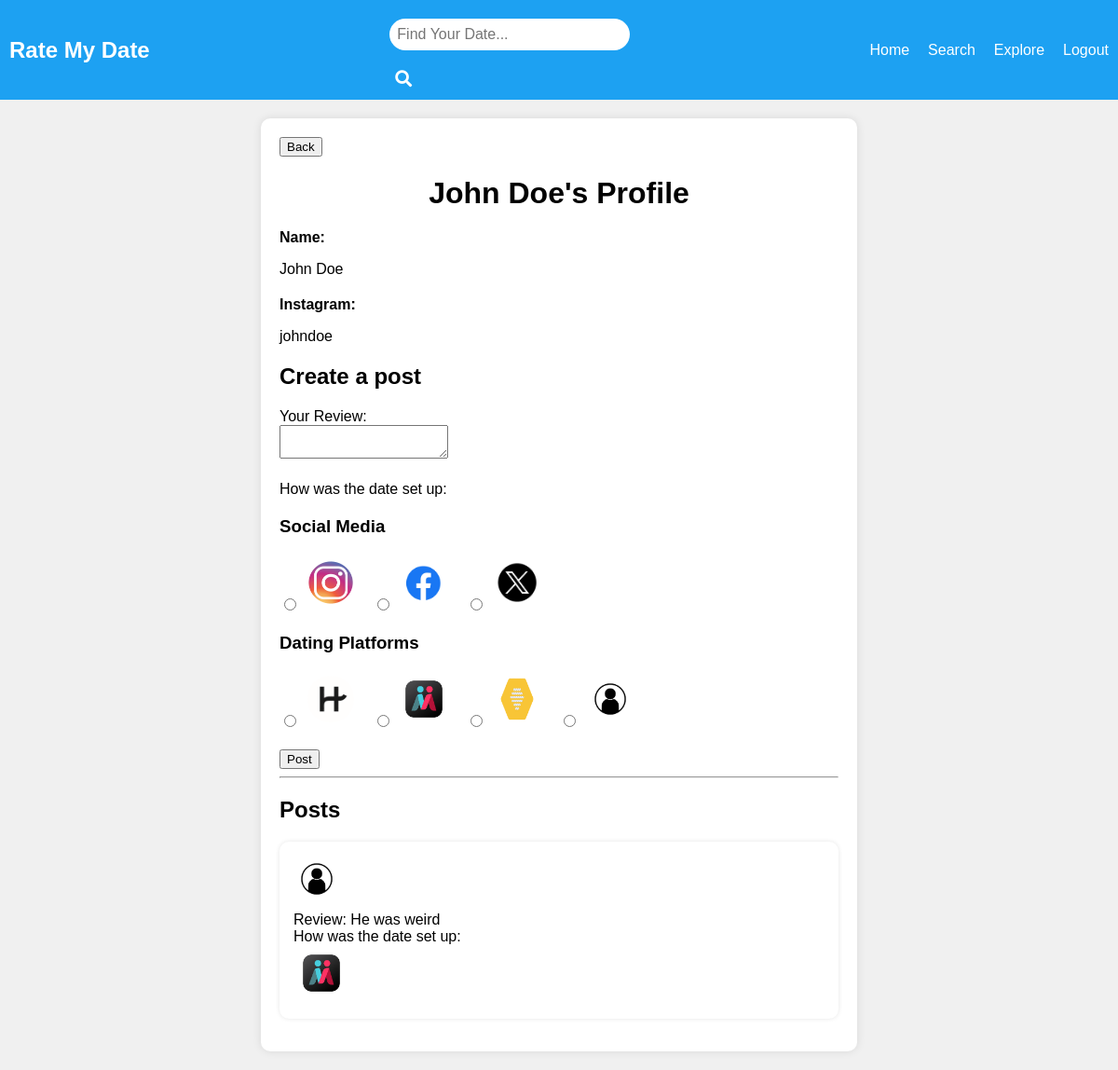
Page /viewperson/17/ (signed in) on the earlier database version.
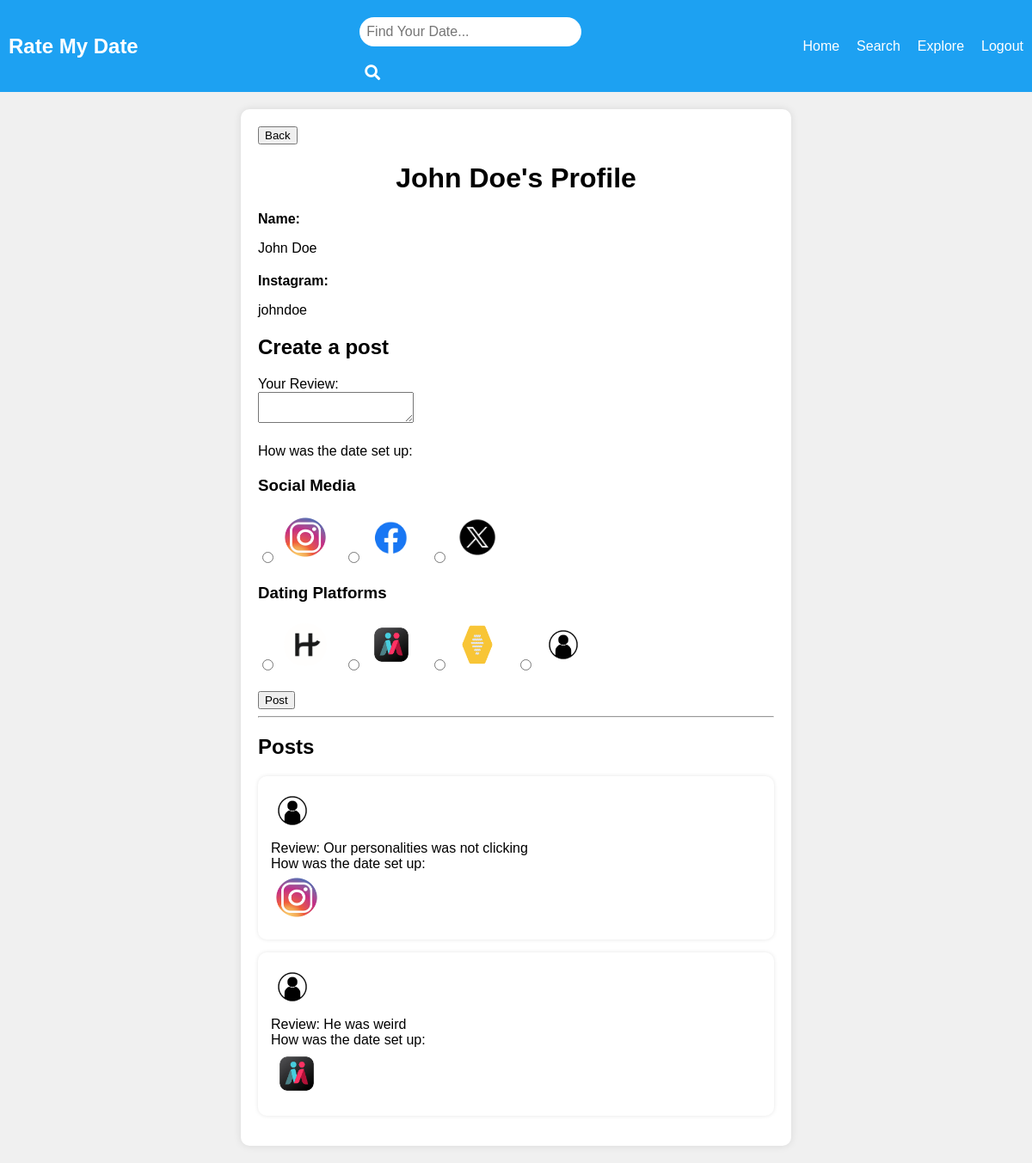
Same page on the later database version.
### rmd_web/models.py (models this page shows, shortened)
class Post(models.Model):
    user = models.ForeignKey(User, on_delete=models.CASCADE, null=True)
    person = models.ForeignKey(Person, on_delete=models.CASCADE, null=True)
    content = models.TextField(default='')
    how_met = models.CharField(max_length=100, null=True)
    agree = models.IntegerField(default=0)
    disagree = models.IntegerField(default=0)
    created_at = models.DateTimeField(default=timezone.now, editable=False, blank=True)  # Set default value to current date and time

### rmd_web/views.py (the view)
# urls.py: path('viewperson/', views.view_person, name='viewperson'),
@login_required
def view_person(request, person_id):
    person = get_object_or_404(Person, pk=person_id)
    recent_posts = Post.objects.filter(person=person).order_by('-created_at')
    if request.method == 'POST':
        post_form = PostForm(request.POST)
        if post_form.is_valid():
            print("Form data:", request.POST)  # Print form data for debugging
            post = post_form.save(commit=False)
            post.person = person
            post.user = request.user
            post.save()
            messages.success(request, 'Post submitted successfully.')
            return redirect('viewperson', person_id=person_id)
        else:
            print("Form errors:", post_form.errors)  # Print form errors for debugging
            messages.error(request, 'Failed to submit post. Please check the form.')
    else:
        post_form = PostForm()
    context = {
        'user': request.user,
        'person': person,
        'post_form': post_form,
        'recent_posts': recent_posts
    }
    return render(request, 'view_person.html', context=context)

### rmd_web/forms.py
class PostForm(forms.ModelForm):
    class Meta:
        model = Post
        fields = ['content', 'how_met']

### rmd_web/context_processors.py (called while the page is built)
def user_context(request):
    return {'user': request.user}

### rmd_web/templates/view_person.html (shortened to what the changed rows need)
{% extends "master.html" %}
{% load static %}
{% block content %}
<link rel="stylesheet" href="{% static '/css/view_person.css' %}">
<div class="container-dpp">
    <h1 class="h1-dpp">{{ person.first_name }} {{ person.last_name }}'s Profile</h1>
    <div class="posts-section-dpp">
        <h2>Create a post</h2>
        <h2>Posts</h2>
        {% for post in recent_posts %}
    <div class="tweet">
        <div class="tweet-content">
            <img src="{% static '/images/anonymous_user.jpg'%}" alt="Profile Picture">
        </div>
        <div class="tweet-text">
            <label>Review:</label>
            {{ post.content }}
            <br>
            <label>How was the date set up:</label><br>
            {% if post.how_met == "Bumble"%}
                <label class="icon-label" for="bumble"><img src="{% static '/images/bumble_icon.png' %}" alt="Facebook Icon"></label><br>
            {% elif post.how_met == "Hinge"%}
                <label class="icon-label" for="hinge"><img src="{% static '/images/hinge_icon.png' %}" alt="Facebook Icon"></label><br>
            {% elif post.how_met == "Mutual"%}
                <label class="icon-label" for="mutual"><img src="{% static '/images/mutual_icon.png' %}" alt="Facebook Icon"></label><br>
            {% elif post.how_met == "Instagram"%}
                <label class="icon-label" for="instagram"><img src="{% static '/images/instagram_icon.png' %}" alt="Instagram Icon"></label>
            {% elif post.how_met == "Facebook"%}
                <label class="icon-label" for="facebook"><img src="{% static '/images/facebook_icon.png' %}" alt="Facebook Icon"></label>
            {% elif post.how_met == "Twitter"%}
                <label class="icon-label" for="twitter"><img src="{% static '/images/twitter_x_icon.png' %}" alt="Twitter Icon"></label>
            {% else %}
                <label class="icon-label" for="in_person"><img src="{% static '/images/anonymous_user.jpg' %}" alt="In Person Icon"></label><br>
            {% endif %}
        </div>
    </div>
    {% endfor %}
    </div>
</div>
{% endblock %}

Differences in the rows shown:
added Post: content "Our personalities was not clicking"
